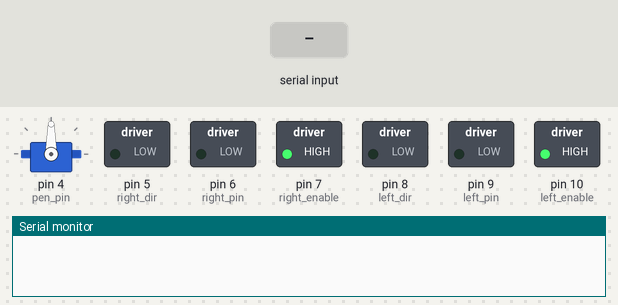
Simulated run of this sketch. Board: Arduino Uno, built with avr-gcc and run on an emulated ATmega328P. Shown: servo, switched loads named in the sketch (green lamp = pin HIGH), the last lines printed to the serial monitor. Inputs (shaded band) come from the test bench.

Above: at 1.2 s.
1.3 s: "90,45\n" received over Serial
At 2.4 s:
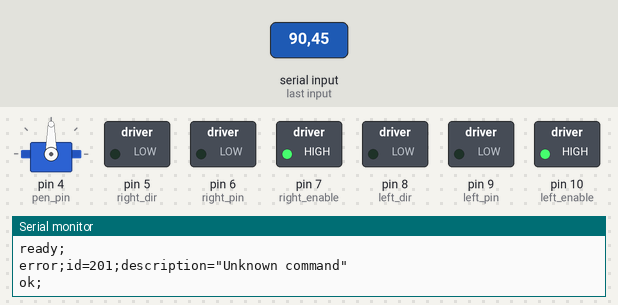
2.9 s: byte 53 ('5') received over Serial
At 3.6 s:
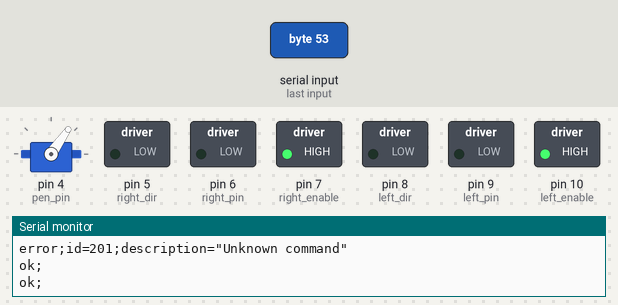
4.4 s: "1\n" received over Serial
At 4.7 s:
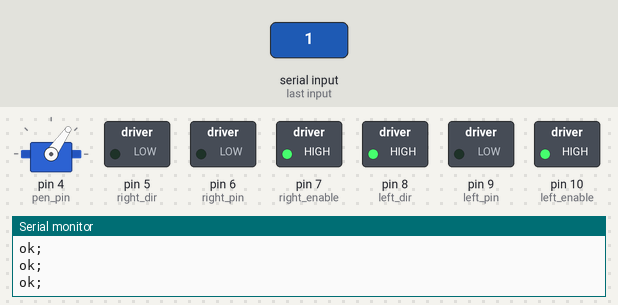
5.9 s: byte 54 ('6') received over Serial
At 7.0 s:
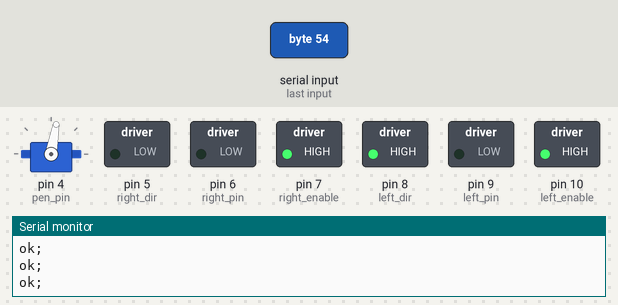
7.4 s: "2\n" received over Serial
At 8.2 s:
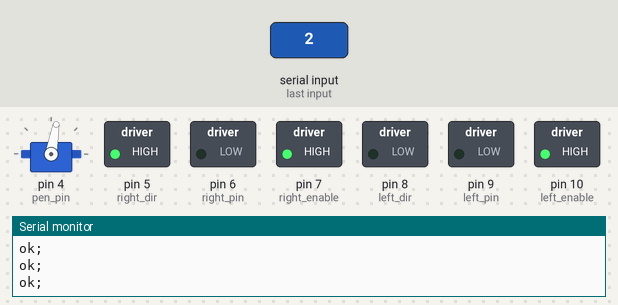
8.9 s: "3\n" received over Serial
At 9.4 s:
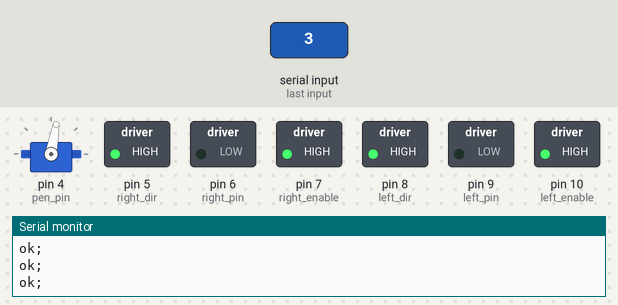
Timing chart, 0 to 11.4 s (numbered marks = the images above; inputs shaded):
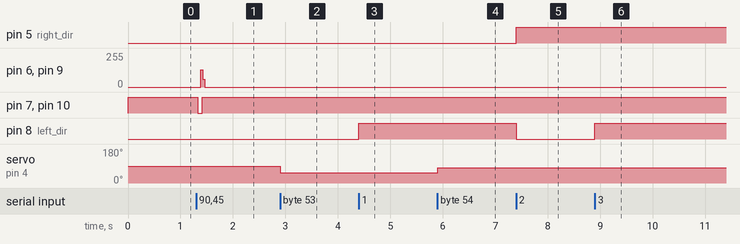

The sketch:

RoboLOGO_Arduino.ino
```cpp
/*
 * Lehet, hogy nem jó irányba fog mozogni, mivel nem tudtam motorkkal tesztelni. Ha nem jó irányba forog a goforward,gobackward,goleft,goright,penup,pendown metódusokban lehet változtatni a LOW HIGH-ra való átírásával (ahol kell). Az if(how_much > 0) ágán a jó irány, az else ágán az ellentétes irány adható meg (egymás ellentétei mindig a két ágban).
 * 7szám1\n szám2\n utasítással (7=DIM) a kerék kerületét (szám1) és a két kerék távolságát (szám2) lehet megadni
 * 8szám\n utasítással (8=FULL) a kerék teljes átfordulásához szükséges lépésszámot lehet megadni. Alap: 200.
 * PORT 5: bal motor
 * PORT 6: jobb motor
 * PORT 7: toll motor
 * PORT 8: bal motor iránya
 * PORT 9: jobb motor iránya
 * PORT 10: toll motor iránya
 */
#include <Servo.h>

Servo myservo;

const char* commandName[] = { "stop", "forward", "backward", "left", "right", "penup", "pendown", "dim", "full" };

const int left_enable = 10;
const int left_pin = 9;
const int left_dir = 8;

const int right_enable = 7;
const int right_pin = 6;
const int right_dir = 5;

const int pen_pin = 4;

enum Cmds {
  STOP, FORWARD, BACKWARD, LEFT, RIGHT, PENUP, PENDOWN, DIM, FULL
};

float perimeter = 207.3451;		// kerék kerület
float distance = 190.0;			// kerék távolság
int full_circle = 800;          // egy kerékátforduláshoz szükséges ismétlés
float inc_l, inc_a;
char valueBuffer[32];
byte b = 0;
Cmds command = STOP;
boolean commandset = false;
boolean value1set = false;
boolean value2set = false;
float value1 = 0;
float value2 = 0;
boolean pen_on = true;

void setup() {
  pinMode(left_enable, OUTPUT);
  pinMode(right_enable, OUTPUT);

  pinMode(left_dir, OUTPUT);
  pinMode(right_dir, OUTPUT);

  pinMode(left_pin, OUTPUT);
  pinMode(right_pin, OUTPUT);
  pinMode(pen_pin, OUTPUT);

  digitalWrite(left_enable, HIGH);
  digitalWrite(right_enable, HIGH);
  myservo.attach(pen_pin);

  for(int i = 0; i < sizeof(valueBuffer); i++) valueBuffer[i] = 0;
  b = 0;
  command = STOP;
  commandset = false;
  value1set = false;
  value2set = false;
  inc_l = perimeter / full_circle;
  inc_a = 180 * inc_l / 3.141592 / distance * 2;
  pen(true);
  Serial.begin(9600);
}

void loop() {

}

void motor(int cycle) {
  if(cycle != 0) {
    digitalWrite(left_enable, LOW);
    digitalWrite(right_enable, LOW);
    delay(10);
    while(cycle > 0) {
      digitalWrite(left_pin, HIGH);
      digitalWrite(right_pin, HIGH);
      delay(1);
      digitalWrite(left_pin, LOW);
      digitalWrite(right_pin, LOW);
      delay(1);
      cycle--;
    }
    delay(10);
    digitalWrite(left_enable, HIGH);
    digitalWrite(right_enable, HIGH);
  }
  write("ok;");
}

void goforward(float how_much) {
  //direction
  digitalWrite(left_dir, HIGH);
  digitalWrite(right_dir, LOW);
  //calc steps
  how_much = abs(how_much);
  int cycle = (int)(how_much / inc_l);
  //run motor
  motor(cycle);
}

void gobackward(float how_much) {
  //direction
  digitalWrite(left_dir, LOW);
  digitalWrite(right_dir, HIGH);
  //calc steps
  how_much = abs(how_much);
  int cycle = (int)(how_much / inc_l);
  //run motor
  motor(cycle);
}

void goleft(float how_much) {
  //direction
  digitalWrite(left_dir, HIGH);
  digitalWrite(right_dir, HIGH);
  //calc steps
  how_much = abs(how_much);
  int cycle = (int)(how_much / inc_a);
  //run motor
  motor(cycle);
}

void goright(float how_much) {
  //direction
  digitalWrite(left_dir, LOW);
  digitalWrite(right_dir, LOW);
  //calc steps
  how_much = abs(how_much);
  int cycle = (int)(how_much / inc_a);
  //run motor
  motor(cycle);
}

void pen(boolean on) {
  if(on && !pen_on) {
    pen_on = true;
    myservo.write(80);
  } else if(!on && pen_on) {
    pen_on = false;
    myservo.write(55);
  } else {
    write("error;id=206;description=\"Pen is in the desired position\"");
    return;
  }

  write("ok;");
}

void dim(float wheel, float dist) {
  perimeter = wheel;
  distance = dist;
  inc_l = perimeter / full_circle;
  inc_a = 180 * inc_l / 3.141592 / distance * 2;
  Serial.print("mm_step=");Serial.print(inc_l, DEC);Serial.print(";deg_step=");Serial.println(inc_a, DEC);
}

void full(float cycle) {
  full_circle = (int)cycle;
  Serial.print("full_circle=");Serial.println(full_circle, DEC);
  dim(perimeter, distance);
}

void runcmd() {
  boolean value1notseterror = false;
  boolean value2notseterror = false;
  if(commandset) {
    switch(command) {
    case STOP:
      write("ready;");
      break;
    case FORWARD:
      if(value1set) goforward(value1);
      else value1notseterror = true;
      break;
    case BACKWARD:
      if(value1set) gobackward(value1);
      else value1notseterror = true;
      break;
    case LEFT:
      if(value1set) goleft(value1);
      else value1notseterror = true;
      break;
    case RIGHT:
      if(value1set) goright(value1);
      else value1notseterror = true;
      break;
    case PENUP:
      pen(false);
      break;
    case PENDOWN:
      pen(true);
      break;
    case DIM:
      if(value1set && value2set) dim(value1, value2);
      else value2notseterror = true;
      break;
    case FULL:
      if(value1set) full(value1);
      else value1notseterror = true;
      break;
    }
    command = STOP;
    value1 = 0;
    value2 = 0;
    commandset = false;
    value1set = false;
    value2set = false;
  } else write("error;id=203;decription=\"No command set\"");
  if(value1notseterror) write("error;id=204;description=\"First value not set\"");
  else if(value2notseterror) write("error;id=205;description=\"Second value not set\"");
}

void serialEvent() {
  while (Serial.available() != 0) {
    char inputChar = (char) Serial.read();
    if(!commandset) {
      commandset = true;
      switch(inputChar) {
      case '0':
        command = STOP;
        runcmd();
	break;
      case '1':
        command = FORWARD;
	break;
      case '2':
	command = BACKWARD;
	break;
      case '3':
	command = LEFT;
	break;
      case '4':
	command = RIGHT;
	break;
      case '5':
	command = PENUP;
	runcmd();
	break;
      case '6':
	command = PENDOWN;
	runcmd();
	break;
      case '7':
        command = DIM;
        break;
      case '8':
        command = FULL;
        break;
      case '\n':
        commandset = false;
        break;
      default:
	commandset = false;
	write("error;id=201;description=\"Unknown command\"");
	break;
      }
    } else {
      if(inputChar == '\r' || inputChar == '\n' || b == 31) {
        valueBuffer[b] = 0;
        float v = atof(valueBuffer);
        if(v == NAN) write(strcat(strcat("error;id=202;decription=\"Invalid value for command `", commandName[(int)command]), "'\""));
        else {
          if(!value1set) {
	    value1 = v;
	    value1set = true;
	    switch(command) {
	    case FORWARD:
	    case BACKWARD:
  	    case LEFT:
  	    case RIGHT:
            case FULL:
              runcmd();
              break;
	    }
          } else if(!value2set) {
            value2 = v;
            value2set = true;
            if(command == DIM) runcmd();
          }
        }
        b = 0;
      } else {
        valueBuffer[b++] = inputChar;
      }
    }
  }
}

void write(String text) {
  Serial.println(text);
}
```

Measured:
- after the input at 1.3 s, pin 6 (right_pin), pin 9 (left_pin): 0/255 → 129/255 after 0.09 s, → 58/255 0.04 s later, → 0/255 0.04 s later; pin 7 (right_enable), pin 10 (left_enable): HIGH → LOW at once, → HIGH 0.08 s later
- after the input at 2.9 s, servo on pin 4 (pen_pin): 90° → 55° at once
- after the input at 4.4 s, pin 8 (left_dir): LOW → HIGH at once
- after the input at 5.9 s, servo on pin 4 (pen_pin): 55° → 80° at once
- after the input at 7.4 s, pin 5 (right_dir): LOW → HIGH at once; pin 8 (left_dir): HIGH → LOW at once
- after the input at 8.9 s, pin 8 (left_dir): LOW → HIGH at once
